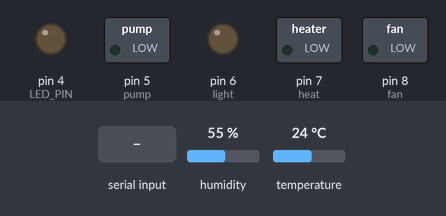
A sketch run on a simulated Arduino Uno, built with avr-gcc and run on an emulated ATmega328P. Parts: switched loads named in the sketch (green lamp = pin HIGH), output pins drawn as LEDs (lit = HIGH). The inputs (shaded band) are chosen by the test bench; at power-on: humidity 55 %, temperature 24 °C. The local clock reads 2024-03-15 10:24:30 at power-on unless the sketch sets it; storage starts empty; EEPROM starts erased; what the sketch prints to the serial monitor is not drawn.

Above: at 0.1 s.
At 2.4 s:
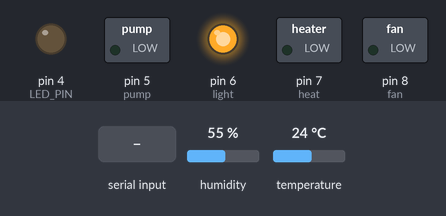
2.5 s: "TAIL 1\n" received over Serial
4.0 s: "M ON\n" received over Serial
5.5 s: "H ON\n" received over Serial
At 5.8 s:
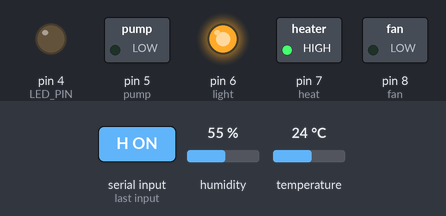
Timing chart, 0 to 8.5 s (numbered marks = the images above; inputs shaded):
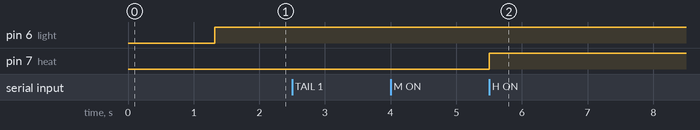

The sketch:

quantum_quails.ino
```cpp
#include <SPI.h>
#include <SD.h>
#include <Wire.h>
#include <RTClib.h>
#include "SparkFun_SHTC3.h"
#include <TaskScheduler.h>
#include <EEPROM.h>
#include "SerialCommands.h"
#include "globals.h"

#define CS_PIN 10
#define LED_PIN 4

Scheduler runner;

enum InitStage { INIT_SERIAL, INIT_RTC, INIT_SD, INIT_SHTC3, INIT_LOGFILE, INIT_DONE };
InitStage initStage = INIT_SERIAL;
unsigned long lastInitAttempt = 0;
bool initFailed = false;

void resetDailyLightTimerIfNewDay(DateTime now) {
  if (now.day() != state.lastLoggedDay) {
    state.lightOnMinutes = 0;
    state.lastLoggedDay = now.day();
  }
}

void readSensorsAndControl() {
  DateTime now = rtc.now();
  resetDailyLightTimerIfNewDay(now);

  if (!state.manualOverride) {
    if (shtc3.update() == SHTC3_Status_Nominal) {
      sensors.humidity = shtc3.toPercent();
      sensors.temperature = shtc3.toDegC();
    } else {
      Serial.println(F("❌ Failed to read SHTC3 sensor."));
      return;
    }

    Serial.print(F("🌡️ Controlling with Temp: "));
    Serial.println(sensors.temperature);

    if (sensors.temperature < lowTempThreshold - hysteresis) {
      state.heating = true;
      state.cooling = false;
    } else if (sensors.temperature > highTempThreshold + hysteresis) {
      state.heating = false;
      state.cooling = true;
    }

    static bool coolingPrev = false;
    if (state.cooling && !coolingPrev) {
      state.coolingTriggerMillis = millis();
    }
    coolingPrev = state.cooling;

    // Activate pump slightly before fan
    if (state.cooling && (millis() - state.coolingTriggerMillis >= pumpLeadTime)) {
      state.pumping = true;
    } else {
      state.pumping = false;
    }

    state.pump = state.pumping ? HIGH : LOW;
    state.heat = state.heating ? HIGH : LOW;
    state.fan = state.cooling ? HIGH : LOW;

    if (state.heating) {
    state.lighting = true;
    state.lightHeat = true;
  } else {
    state.lightHeat = false;
    state.lighting = (!state.cooling && state.lightOnMinutes < dailyLightQuota);
  }

  state.light = state.lighting ? HIGH : LOW;

    digitalWrite(heat, state.heat);
    digitalWrite(fan, state.fan);
    digitalWrite(pump, state.pump);

    if (state.light != state.previousLightState) {
      digitalWrite(light, state.light);
      state.previousLightState = state.light;
    }

    Serial.print(F("🔥 Heat: ")); Serial.println(state.heat);
    Serial.print(F("🌀 Fan: ")); Serial.println(state.fan);
    Serial.print(F("💡 Light: ")); Serial.println(state.light);
    Serial.print(F("⏱️ Light Minutes: ")); Serial.println(state.lightOnMinutes);
  }
}

bool enableLogging = true;

void logData() {
  Serial.println(F("📝 logData() called"));
  DateTime now = rtc.now();

  if (state.light == HIGH && !state.lightHeat) {
    state.lightOnMinutes++;
  }
  EEPROM.put(EEPROM_LIGHT_MIN_ADDR, state.lightOnMinutes);

  if (state.light == HIGH && state.lightHeat) {
    state.lightHeatMinutes++;
  }
  EEPROM.put(EEPROM_LIGHT_HEAT_MIN_ADDR, state.lightHeatMinutes);

  if (!enableLogging) return;

  File dataFile = SD.open(dataFilename, FILE_WRITE);
  if (dataFile) {
    Serial.println(F("📝 Logging values:"));
    Serial.print(F("Temp: ")); Serial.println(sensors.temperature);
    Serial.print(F("Humidity: ")); Serial.println(sensors.humidity);
    Serial.print(F("Heat: ")); Serial.println(state.heat);
    Serial.print(F("Fan: ")); Serial.println(state.fan);
    Serial.print(F("Light: ")); Serial.println(state.light);
    Serial.print(F("LightMinutes: ")); Serial.println(state.lightOnMinutes);
    Serial.print(F("Pump: ")); Serial.println(state.pump);
    Serial.print(F("LightHeatMinutes: ")); Serial.println(state.lightHeatMinutes);
    dataFile.print(now.year()); dataFile.print(",");
    dataFile.print(now.month()); dataFile.print(",");
    dataFile.print(now.day()); dataFile.print(",");
    dataFile.print(now.hour()); dataFile.print(",");
    dataFile.print(now.minute()); dataFile.print(",");
    dataFile.print(now.second()); dataFile.print(",");
    dataFile.print(sensors.temperature); dataFile.print(",");
    dataFile.print(sensors.humidity); dataFile.print(",");
    dataFile.print(state.heat); dataFile.print(",");
    dataFile.print(state.fan); dataFile.print(",");
    dataFile.print(state.light); dataFile.print(",");
    dataFile.print(state.lightOnMinutes); dataFile.print(",");
    dataFile.print(state.pump); dataFile.print(",");
    dataFile.println(state.lightHeatMinutes);
    dataFile.close();
    Serial.println(F("✅ Data logged."));
  } else {
    Serial.println(F("❌ Failed to open log file"));
  }
}

Task taskSensors(MSEC_PER_MIN, TASK_FOREVER, &readSensorsAndControl);
Task taskLogger(10 * MSEC_PER_MIN, TASK_FOREVER, &logData);

void setup() {
  Serial.begin(serialBaud);
  pinMode(heat, OUTPUT);
  pinMode(fan, OUTPUT);
  pinMode(light, OUTPUT);
  pinMode(LED_PIN, OUTPUT);
  pinMode(pump, OUTPUT);
  digitalWrite(heat, LOW);
  digitalWrite(fan, LOW);
  digitalWrite(light, LOW);
  digitalWrite(pump, LOW);
  EEPROM.get(EEPROM_LIGHT_MIN_ADDR, state.lightOnMinutes);
  EEPROM.get(EEPROM_LIGHT_HEAT_MIN_ADDR, state.lightHeatMinutes);
}

void loop() {
  unsigned long nowMillis = millis();

  if (initFailed) {
    digitalWrite(LED_PIN, (nowMillis / 500) % 2);
    return;
  }

  if (initStage != INIT_DONE && nowMillis - lastInitAttempt > 250) {
    lastInitAttempt = nowMillis;

    switch (initStage) {
      case INIT_SERIAL:
        Serial.println(F("🔧 Starting system..."));
        Wire.begin();
        initStage = INIT_RTC;
        break;

      case INIT_RTC:
        Serial.println(F("🔎 Initializing RTC..."));
        if (rtc.begin()) {
          Serial.println(F("✅ RTC OK"));
          initStage = INIT_SD;
        } else {
          Serial.println(F("❌ RTC failed"));
          break;
        }
        break;

      case INIT_SD:
        Serial.println(F("🔎 Initializing SD..."));
        if (SD.begin(CS_PIN)) {
          Serial.println(F("✅ SD OK"));
          initStage = INIT_SHTC3;
        } else {
          Serial.println(F("❌ SD failed"));
          break;
        }
        break;

      case INIT_SHTC3:
        Serial.println(F("🔎 Initializing SHTC3..."));
        if (shtc3.begin() == SHTC3_Status_Nominal) {
          Serial.println(F("✅ SHTC3 OK"));
          initStage = INIT_LOGFILE;
        } else {
          Serial.println(F("❌ SHTC3 failed"));
          break;
        }
        break;

      case INIT_LOGFILE:
        if (!SD.exists(dataFilename)) {
          File f = SD.open(dataFilename, FILE_WRITE);
          if (f) {
            f.println(csvHeader);
            f.close();
            Serial.println(F("✅ Created CSV file."));
          } else {
            Serial.println(F("❌ Failed to create CSV file"));
            break;
          }
        } else {
          Serial.println(F("ℹ️ Log file exists."));
        }

        runner.init();
        runner.addTask(taskSensors);
        runner.addTask(taskLogger);
        taskSensors.enable();
        taskLogger.enable();

        DateTime now = rtc.now();
        Serial.print(F("🕒 RTC Now: "));
        Serial.print(now.year()); Serial.print("-");
        Serial.print(now.month()); Serial.print("-");
        Serial.print(now.day()); Serial.print(" ");
        Serial.print(now.hour()); Serial.print(":");
        Serial.print(now.minute()); Serial.print(":");
        Serial.println(now.second());

        Serial.println(F("✅ System ready."));
        initStage = INIT_DONE;
        break;

      default: break;
    }
  }

  if (state.testFanActive && millis() - state.testFanStart >= FAN_TEST_DURATION) {
    digitalWrite(fan, LOW);
    state.testFanActive = false;
    Serial.println(F("🧪 Fan test ended"));
  }

  if (initStage == INIT_DONE) {
    runner.execute();
    handleSerialCommands();
    if (state.manualOverride && (millis() - state.lastManualCommandTime > MANUAL_TIMEOUT)) {
      state.manualOverride = false;
      Serial.println(F("⏳ Manual override timed out — returning to AUTONOMOUS mode"));
    }
  }
}
```

SerialCommands.h
```cpp
#ifndef SERIAL_COMMANDS_H
#define SERIAL_COMMANDS_H

#include <Arduino.h>
#include <EEPROM.h>
#include <RTClib.h>
#include "globals.h"

// Functions from main file
extern void printDataFile();
extern void printLastLines(const char* filename, int numLines);

void printDataFile() {
  File dataFile = SD.open(dataFilename, FILE_READ);

  if (dataFile) {
    Serial.println(F("📄 --- Contents of DATA.CSV ---"));
    while (dataFile.available()) {
      Serial.write(dataFile.read());
    }
    dataFile.close();
    Serial.println(F("📄 --- End of File ---"));
  } else {
    Serial.println(F("❌ Failed to open DATA.CSV"));
  }
}

void printLastLines(const char* filename, int numLines) {
  File file = SD.open(filename, FILE_READ);
  if (!file) {
    Serial.println(F("❌ Failed to open file"));
    return;
  }

  String lines[numLines];
  int count = 0;
  DateTime today = rtc.now();

  while (file.available()) {
    String line = file.readStringUntil('\n');

    // Check if line matches today's date
    if (line.startsWith(String(today.year()) + "," + String(today.month()) + "," + String(today.day()))) {
      lines[count % numLines] = line;
      count++;
    }
  }

  file.close();

  Serial.println(F("📄 --- Filtered TAIL (Today) ---"));
  int start = count > numLines ? count - numLines : 0;
  for (int i = 0; i < numLines && i < count; i++) {
    int index = (start + i) % numLines;
    Serial.println(lines[index]);
  }
  Serial.println(F("📄 --- End ---"));
}

void parseTailCommand(String cmd) {
  int spaceIndex = cmd.indexOf(' ');
  if (spaceIndex == -1) {
    Serial.println(F("⚠️ Usage: TAIL <number>"));
    return;
  }

  int numLines = cmd.substring(spaceIndex + 1).toInt();
  if (numLines <= 0) {
    Serial.println(F("⚠️ Invalid line count"));
    return;
  }

  printLastLines(dataFilename, numLines);
}

void applyOutputs() {
  digitalWrite(heat, state.heat);
  digitalWrite(fan, state.fan);
  digitalWrite(pump, state.pump);
  digitalWrite(light, state.light);
}

void handleSerialCommands() {
  if (!Serial.available()) return;

  String cmd = Serial.readStringUntil('\n');
  cmd.trim();
  state.lastManualCommandTime = millis();

  if (cmd == "M ON") {
    state.manualOverride = true;
    Serial.println(F("🔧 Manual override ENABLED"));
    return;
  } else if (cmd == "M OFF") {
    state.manualOverride = false;
    Serial.println(F("🔄 Returned to AUTONOMOUS mode"));
    return;
  } else if (cmd == "STAT") {
    Serial.print(F("🌡️ Temp: ")); Serial.print(sensors.temperature);
    Serial.print(F(" C, 💧 Humidity: ")); Serial.print(sensors.humidity);
    Serial.print(F(" %, 🔥 Heat: ")); Serial.print(state.heat);
    Serial.print(F(", 🌀 Fan: ")); Serial.print(state.fan);
    Serial.print(F(", 💡 Light: ")); Serial.print(state.light);
    Serial.print(F(", ⏱️ Lm: ")); Serial.print(state.lightOnMinutes);
    Serial.print(F(", MODE: ")); Serial.println(state.manualOverride);
    return;
  } else if (cmd == "READ") {
    printDataFile();
    return;
  } else if (cmd.startsWith("TAIL")) {
    int spaceIndex = cmd.indexOf(' ');
    if (spaceIndex != -1) {
      int numLines = cmd.substring(spaceIndex + 1).toInt();
      if (numLines > 0) {
        printLastLines(dataFilename, numLines);
      } else {
        Serial.println(F("⚠️ Invalid line count"));
      }
    } else {
      Serial.println(F("⚠️ Usage: TAIL <number>"));
    }
    return;
  } else if (cmd == "DUMP EEPROM") {
    unsigned int lm = 0, lmh = 0;
    EEPROM.get(EEPROM_LIGHT_MIN_ADDR, lm);
    EEPROM.get(EEPROM_LIGHT_HEAT_MIN_ADDR, lmh);
    Serial.print(F("📦 EEPROM LightMinutes: ")); Serial.println(lm);
    Serial.print(F("📦 EEPROM LightHeatMinutes: ")); Serial.println(lmh);
    return;
  } else if (cmd == "HELP") {
    Serial.println(F("📖 Available Commands:"));
    Serial.println(F(" - M ON / M OFF"));
    Serial.println(F(" - STAT / READ / TAIL <n>"));
    Serial.println(F(" - H ON/OFF / F ON/OFF / L ON/OFF / P ON/OFF"));
    Serial.println(F(" - DUMP EEPROM"));
    Serial.println(F(" - CAL TEMP <offset>"));
    Serial.println(F(" - TEST FAN 10s"));
    return;
  }

  // --- Manual override-only commands ---
  if (!state.manualOverride) return;

  if (cmd == "H ON") {
    state.heating = true;
    state.cooling = false;
    Serial.println(F("🛠️ HEAT overridden ON"));
  } else if (cmd == "H OFF") {
    state.heating = false;
    Serial.println(F("🛠️ HEAT overridden OFF"));
  } else if (cmd == "F ON") {
    state.cooling = true;
    state.coolingTriggerMillis = millis();
    Serial.println(F("🛠️ FAN overridden ON"));
  } else if (cmd == "F OFF") {
    state.cooling = false;
    Serial.println(F("🛠️ FAN overridden OFF"));
  } else if (cmd == "L ON") {
    state.lighting = true;
    state.lightHeat = false;
    state.light = HIGH;
    digitalWrite(light, HIGH);
    Serial.println(F("🛠️ LIGHT overridden ON"));
  } else if (cmd == "L OFF") {
    state.lighting = false;
    state.lightHeat = false;
    state.light = LOW;
    digitalWrite(light, LOW);
    Serial.println(F("🛠️ LIGHT overridden OFF"));
  } else if (cmd == "P ON") {
    state.pumping = true;
    Serial.println(F("🛠️ PUMP overridden ON"));
  } else if (cmd == "P OFF") {
    state.pumping = false;
    Serial.println(F("🛠️ PUMP overridden OFF"));
  } else if (cmd == "TEST FAN 10s") {
    digitalWrite(fan, HIGH);
    state.testFanActive = true;
    state.testFanStart = millis();
    Serial.println(F("🧪 Fan test started (10s)"));
  } else {
    Serial.println(F("❓ Unknown command"));
  }

  // Apply digital output states
  state.heat = state.heating ? HIGH : LOW;
  state.fan = state.cooling ? HIGH : LOW;
  state.pump = state.pumping ? HIGH : LOW;

  applyOutputs();

  // Clear remaining input buffer
  while (Serial.available()) Serial.read();
}

#endif
```

globals.cpp
```cpp
#include "globals.h"

// --- Global instances ---
SensorData sensors;
SystemState state;
RTC_DS3231 rtc;
SHTC3 shtc3;

// --- Constants ---
const int heat = 7;
const int fan = 8;
const int light = 6;
const int pump = 5;

const int EEPROM_LIGHT_MIN_ADDR = 0;
const int EEPROM_LIGHT_HEAT_MIN_ADDR = 4;
const unsigned long MANUAL_TIMEOUT = 10UL * 60UL * 1000UL;
const unsigned long FAN_TEST_DURATION = 10000;
const unsigned int dailyLightQuota = 720;

const float lowTempThreshold = 24.0;
const float highTempThreshold = 26.0;
const float hysteresis = 0.5;

const long serialBaud = 9600;
const long MSEC_PER_MIN = 60000;
const unsigned long pumpLeadTime = MSEC_PER_MIN;

const char dataFilename[] = "DATA.CSV";
const char csvHeader[] = "Y,M,D,H,Min,S,T(C),H(%),Ht,Fn,Lt,Lm,P,LmH";
```

globals.h
```cpp
#ifndef GLOBALS_H
#define GLOBALS_H

#include <RTClib.h>
#include <SparkFun_SHTC3.h>

// --- Sensor values ---
struct SensorData {
  float temperature = 0.0;
  float humidity = 0.0;
};

// --- System state and control ---
struct SystemState {
  bool heating         = false;
  bool cooling         = false;
  bool pumping         = false;
  bool lighting        = false;
  bool lightHeat       = false;
  bool manualOverride  = false;
  bool testFanActive   = false;

  int heat        = LOW;
  int fan         = LOW;
  int light       = LOW;
  int pump        = LOW;

  unsigned int lightOnMinutes   = 0;
  unsigned int lightHeatMinutes = 0;

  unsigned long lastManualCommandTime = 0;
  unsigned long coolingTriggerMillis  = 0;
  unsigned long testFanStart          = 0;

  int previousLightState  = LOW;
  int lastLoggedDay = -1;
};

// --- Global instances ---
extern SensorData sensors;
extern SystemState state;
extern RTC_DS3231 rtc;
extern SHTC3 shtc3;

// --- Constants ---
extern const unsigned long MANUAL_TIMEOUT;
extern const unsigned long FAN_TEST_DURATION;
extern const unsigned int dailyLightQuota;
extern const int EEPROM_LIGHT_MIN_ADDR;
extern const int EEPROM_LIGHT_HEAT_MIN_ADDR;
extern const float lowTempThreshold;
extern const float highTempThreshold;
extern const float hysteresis;
extern const long serialBaud;
extern const long MSEC_PER_MIN;
extern const unsigned long pumpLeadTime;
extern const char dataFilename[];
extern const char csvHeader[];

// --- Pin mappings ---
extern const int heat, fan, light, pump;

#endif
```

Measured:
- after the input at 2.5 s, every drawn part: stays the same
- after the input at 4.0 s, every drawn part: stays the same
- after the input at 5.5 s, pin 7 (heat): LOW → HIGH at once
